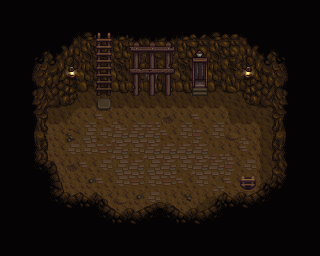

This game map was drawn from its Tiled (.tmx) file and the tilesets committed beside it. A one-line description and the trimmed map source follow:
An orthogonal 20x16 tile map with 16x16 px tiles, 3 tile layers (Back, Buildings, Front).

<map version="1.4" tiledversion="1.4.2" orientation="orthogonal" renderorder="right-down" compressionlevel="0" width="20" height="16" tilewidth="16" tileheight="16" infinite="0" nextlayerid="7" nextobjectid="1">
  <properties />
  <tileset firstgid="1" name="mine" tilewidth="16" tileheight="16" tilecount="288" columns="16">
    <image source="mine.png" width="256" height="288" />
    <tile id="0">
      <properties>
        <property name="Type" type="string" value="Dirt" />
      </properties>
    </tile>
    <tile id="137">
      <properties>
        <property name="Type" type="string" value="Stone" />
      </properties>
    </tile>
    <tile id="138">
      <properties>
        <property name="Type" type="string" value="Stone" />
      </properties>
    </tile>
    <tile id="139">
      <properties>
        <property name="Type" type="string" value="Stone" />
      </properties>
    </tile>
    <tile id="140">
      <properties>
        <property name="Type" type="string" value="Stone" />
      </properties>
    </tile>
    <tile id="153">
      <properties>
        <property name="Type" type="string" value="Stone" />
      </properties>
    </tile>
    <tile id="154">
      <properties>
        <property name="Type" type="string" value="Stone" />
      </properties>
    </tile>
    <tile id="155">
      <properties>
        <property name="Type" type="string" value="Stone" />
      </properties>
    </tile>
    <tile id="165">
      <properties>
        <property name="Type" type="string" value="Dirt" />
      </properties>
    </tile>
    <tile id="166">
      <properties>
        <property name="Type" type="string" value="Stone" />
      </properties>
    </tile>
    <tile id="167">
      <properties>
        <property name="Type" type="string" value="Stone" />
      </properties>
    </tile>
    <tile id="168">
      <properties>
        <property name="Type" type="string" value="Stone" />
      </properties>
    </tile>
    <tile id="169">
      <properties>
        <property name="Type" type="string" value="Stone" />
      </properties>
    </tile>
    <tile id="170">
      <properties>
        <property name="Type" type="string" value="Stone" />
      </properties>
    </tile>
    <tile id="171">
      <properties>
        <property name="Type" type="string" value="Stone" />
      </properties>
    </tile>
    <tile id="172">
      <properties>
        <property name="Type" type="string" value="Stone" />
      </properties>
    </tile>
    <tile id="181">
      <properties>
        <property name="Type" type="string" value="Dirt" />
      </properties>
    </tile>
    <tile id="182">
      <properties>
        <property name="Type" type="string" value="Stone" />
      </properties>
    </tile>
    <tile id="183">
      <properties>
        <property name="Type" type="string" value="Dirt" />
      </properties>
    </tile>
    <tile id="184">
      <properties>
        <property name="Type" type="string" value="Stone" />
      </properties>
    </tile>
    <tile id="185">
      <properties>
        <property name="Type" type="string" value="Stone" />
      </properties>
    </tile>
    <tile id="186">
      <properties>
        <property name="Type" type="string" value="Stone" />
      </properties>
    </tile>
    <tile id="187">
      <properties>
        <property name="Type" type="string" value="Stone" />
      </properties>
    </tile>
    <tile id="188">
      <properties>
        <property name="Type" type="string" value="Stone" />
      </properties>
    </tile>
    <tile id="198">
      <properties>
        <property name="Type" type="string" value="Stone" />
      </properties>
    </tile>
    <tile id="199">
      <properties>
        <property name="Type" type="string" value="Stone" />
      </properties>
    </tile>
    <tile id="200">
      <properties>
        <property name="Type" type="string" value="Stone" />
      </properties>
    </tile>
    <tile id="201">
      <properties>
        <property name="Type" type="string" value="Stone" />
      </properties>
    </tile>
    <tile id="202">
      <properties>
        <property name="Type" type="string" value="Stone" />
      </properties>
    </tile>
    <tile id="203">
      <properties>
        <property name="Type" type="string" value="Stone" />
      </properties>
    </tile>
    <tile id="204">
      <properties>
        <property name="Type" type="string" value="Stone" />
      </properties>
    </tile>
    <tile id="217">
      <properties>
        <property name="Type" type="string" value="Stone" />
      </properties>
    </tile>
    <tile id="218">
      <properties>
        <property name="Type" type="string" value="Stone" />
      </properties>
    </tile>
    <tile id="219">
      <properties>
        <property name="Type" type="string" value="Stone" />
      </properties>
    </tile>
    <tile id="233">
      <properties>
        <property name="Type" type="string" value="Stone" />
      </properties>
    </tile>
    <tile id="234">
      <properties>
        <property name="Type" type="string" value="Stone" />
      </properties>
    </tile>
    <tile id="235">
      <properties>
        <property name="Type" type="string" value="Stone" />
      </properties>
    </tile>
    <tile id="240">
      <properties>
        <property name="Type" type="string" value="Wood" />
      </properties>
    </tile>
    <tile id="241">
      <properties>
        <property name="Type" type="string" value="Wood" />
      </properties>
    </tile>
    <tile id="242">
      <properties>
        <property name="Type" type="string" value="Wood" />
      </properties>
    </tile>
    <tile id="256">
      <properties>
        <property name="Type" type="string" value="Wood" />
      </properties>
    </tile>
    <tile id="257">
      <properties>
        <property name="Type" type="string" value="Wood" />
      </properties>
    </tile>
    <tile id="258">
      <properties>
        <property name="Type" type="string" value="Wood" />
      </properties>
    </tile>
    <tile id="272">
      <properties>
        <property name="Type" type="string" value="Wood" />
      </properties>
    </tile>
    <tile id="273">
      <properties>
        <property name="Type" type="string" value="Wood" />
      </properties>
    </tile>
    <tile id="274">
      <properties>
        <property name="Type" type="string" value="Wood" />
      </properties>
    </tile>
  </tileset>
  <layer id="1" name="Back" width="20" height="16" opacity="1" offsetx="0" offsety="0">
    <properties />
    <data>[320 cells, 160 non-empty, 29 distinct tile ids]</data>
  </layer>
  <layer id="2" name="Buildings" width="20" height="16" opacity="1" offsetx="0" offsety="0">
    <properties />
    <data>[320 cells, 94 non-empty, 73 distinct tile ids]</data>
  </layer>
  <layer id="3" name="Front" width="20" height="16" opacity="1" offsetx="0" offsety="0">
    <properties />
    <data>[320 cells, 165 non-empty, 13 distinct tile ids]</data>
  </layer>
  <objectgroup id="4" name="Back" locked="false" />
  <objectgroup id="5" name="Buildings" locked="false" />
  <objectgroup id="6" name="Front" locked="false" />
</map>
